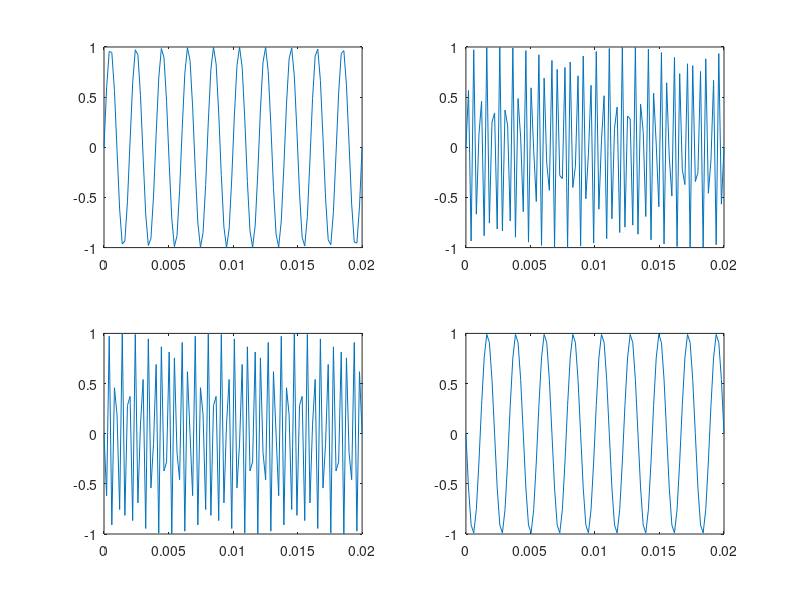
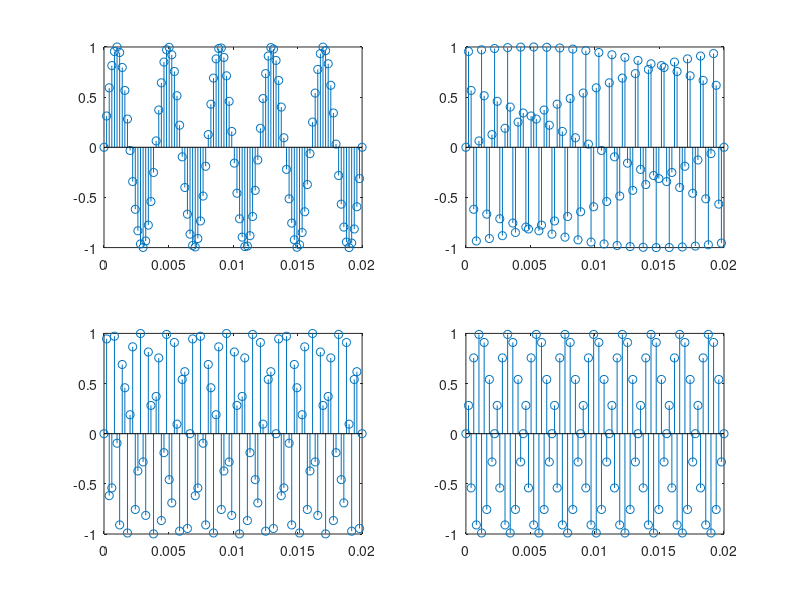
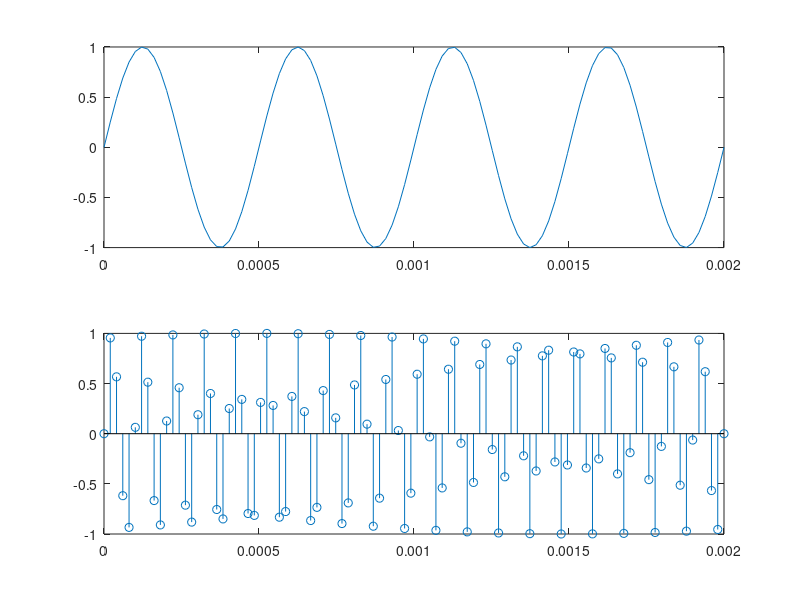

Source code (MATLAB) for these figures, in order:
Fs=5000;
Fo=[0.5 2 3 4.5].*1000;
Ts=1/Fs;
t=linspace(0,100/5000,100)
figure;
for i=1:4
Xa=sin(2*pi*Fo(i)*t);
subplot(2,2,i)
plot(t,Xa)
end

figure;
for i=1:4
Xa=sin(2*pi*Fo(i)*t*Fs);
subplot(2,2,i)
stem(t,Xa)
end

Fs=50000;
Ts=1/Fs;
Fo=2000;
t=linspace(0,100/50000,100)
Xa=sin(2*pi*Fo*t);
figure;
subplot(2,1,1)
plot(t,Xa)
Xa=sin(2*pi*Fo*t*Fs);
subplot(2,1,2)
stem(t,Xa)
